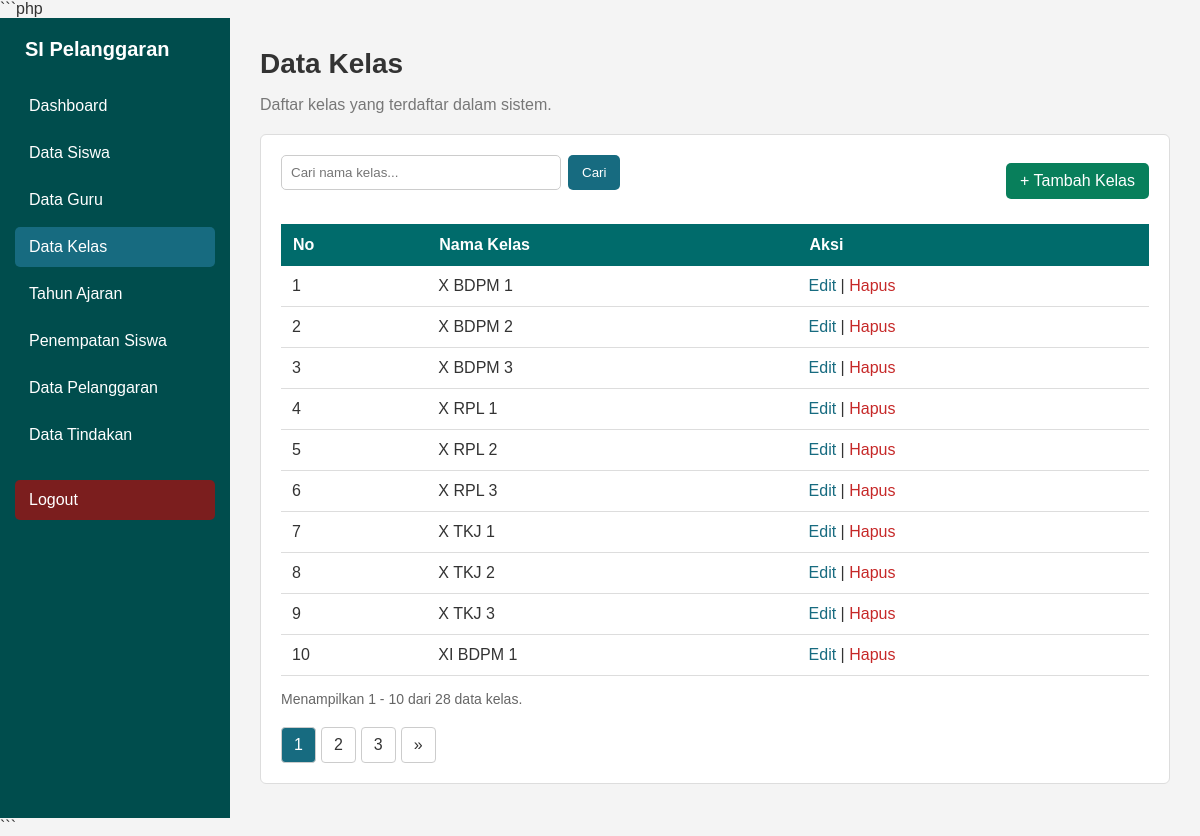
/kelas.php (signed in), run on the app's committed database.
### tables this page shows
CREATE TABLE `kelas` (
  `id` int(11) NOT NULL,
  `nama_kelas` varchar(50) NOT NULL,
  `jurusan` varchar(100) DEFAULT NULL,
  `tingkat` varchar(10) DEFAULT NULL,
  `status_aktif` tinyint(1) DEFAULT 1
);

### kelas.php (the view, shortened to what this page needs)
<?php
require_once "database.php";
$role = $_SESSION['role'] ?? '';
$search = trim($_GET['search'] ?? '');
$per_halaman = 10;
$halaman = isset($_GET['halaman'])
    ? (int) $_GET['halaman']
    : 1;
$mulai = ($halaman - 1) * $per_halaman;
if ($search != '') {
    $stmt = $koneksi->prepare(
        "SELECT COUNT(*) AS total
         FROM kelas
         WHERE nama_kelas LIKE ?"
    );
    $cari = "%$search%";
    $stmt->bind_param(
        "s",
        $cari
    );
    $stmt->execute();
    $hasil = $stmt->get_result()->fetch_assoc();
    $total_data = (int) $hasil['total'];
} else {
    $hasil = mysqli_query(
        $koneksi,
        "SELECT COUNT(*) AS total
         FROM kelas"
    );
    $data_total = mysqli_fetch_assoc($hasil);
    $total_data = (int) $data_total['total'];
}
$total_halaman = ceil(
    $total_data / $per_halaman
);
if ($search != '') {
    $stmt = $koneksi->prepare(
        "SELECT id, nama_kelas
         FROM kelas
         WHERE nama_kelas LIKE ?
         ORDER BY nama_kelas ASC
         LIMIT ?, ?"
    );
    $stmt->bind_param(
        "sii",
        $cari,
        $mulai,
        $per_halaman
    );
    $stmt->execute();
    $kelas = $stmt->get_result();
} else {
    $stmt = $koneksi->prepare(
        "SELECT id, nama_kelas
         FROM kelas
         ORDER BY nama_kelas ASC
         LIMIT ?, ?"
    );
    $stmt->bind_param(
        "ii",
        $mulai,
        $per_halaman
    );
    $stmt->execute();
    $kelas = $stmt->get_result();
}
?>
<!DOCTYPE html>
<html lang="id">
<head>
</head>
<body>
<div class="layout">
<div class="sidebar">
    <h2>
        SI Pelanggaran
    </h2>
    <a href="dashboard.php">
        Dashboard
    </a>
    <a href="siswa.php">
        Data Siswa
    </a>
    <a href="guru.php">
        Data Guru
    </a>
    <a href="kelas.php" class="active">
        Data Kelas
    </a>
    <a href="tahun_ajaran.php">
        Tahun Ajaran
    </a>
    <a href="penempatan_siswa.php">
        Penempatan Siswa
    </a>
    <a href="pelanggaran.php">
        Data Pelanggaran
    </a>
    <a href="tindakan.php">
        Data Tindakan
    </a>
    <a href="logout.php" class="logout">
        Logout
    </a>
</div>
<div class="content">
    <div class="judul">
        <h1>
            Data Kelas
        </h1>
        <p>
            Daftar kelas yang terdaftar dalam sistem.
        </p>
    </div>
    <div class="box">
        <div class="table-header">
            <form
                method="GET"
                class="search-form"
            >
                <input
                    type="text"
                    name="search"
                    placeholder="Cari nama kelas..."
                    value="<?= htmlspecialchars($search); ?>"
                >
                <button
                    type="submit"
                    class="btn"
                >
                    Cari
                </button>
            </form>
            <?php if ($role == 'admin') { ?>
                <a
                    href="tambah_kelas.php"
                    class="btn btn-tambah"
                >
                    + Tambah Kelas
                </a>
            <?php } ?>
        </div>
        <div class="table-wrapper">
            <table>
                <thead>
                    <tr>
                        <th>
                            No
                        </th>
                        <th>
                            Nama Kelas
                        </th>
                        <th>
                            Aksi
                        </th>
                    </tr>
                </thead>
                <tbody>
                <?php
                if ($kelas->num_rows > 0) {
                    $no = $mulai + 1;
                    while (
                        $k = $kelas->fetch_assoc()
                    ) {
                ?>
                    <tr>
                        <td>
                            <?= $no++; ?>
                        </td>
                        <td>
                            <?= htmlspecialchars(
                                $k['nama_kelas']
                            ); ?>
                        </td>
                        <td>
                            <?php if ($role == 'admin') { ?>
                                <a
                                    href="edit_kelas.php?id=<?= (int)$k['id']; ?>"
                                    class="edit"
                                >
                                    Edit
                                </a>
                                |
                                <a
                                    href="hapus_kelas.php?id=<?= (int)$k['id']; ?>"
                                    class="hapus"
                                    onclick="return confirm('Yakin ingin menghapus kelas ini?')"
                                >
                                    Hapus
                                </a>
                            <?php } else { ?>
                                -
                            <?php } ?>
                        </td>
                    </tr>
                <?php
                    }
                } ?>
                </tbody>
            </table>
        </div>
        <div class="info">
            Menampilkan
            <?= $total_data > 0
                ? $mulai + 1
                : 0;
            ?>
            -
            <?= min(
                $mulai + $per_halaman,
                $total_data
            ); ?>
            dari
            <?= $total_data; ?>
            data kelas.
        </div>
        <?php if ($total_halaman > 1) { ?>
            <div class="pagination">
                <?php for (
                    $i = 1;
                    $i <= $total_halaman;
                    $i++
                ) { ?>
                    <a
                        href="?halaman=<?= $i; ?>&search=<?= urlencode($search); ?>"
                        class="<?= $i == $halaman
                            ? 'active'
                            : ''; ?>"
                    >
                        <?= $i; ?>
                    </a>
                <?php } ?>
                <?php if (
                    $halaman < $total_halaman
                ) { ?>
                    <a
                        href="?halaman=<?= $halaman + 1; ?>&search=<?= urlencode($search); ?>"
                    >
                        &raquo;
                    </a>
                <?php } ?>
            </div>
        <?php } ?>
    </div>
</div>
</div>
</body>
</html>

### kelas.php (style rules this page uses)
* { box-sizing: border-box; }
body { margin: 0; font-family: Arial, sans-serif; background: #f4f4f4; color: #333; }
.layout { display: flex; min-height: 100vh; }
.sidebar { width: 230px; min-height: 100vh; background: #004d4d; padding: 20px 15px; flex-shrink: 0; }
.sidebar h2 { color: white; font-size: 20px; margin: 0 0 25px 10px; }
.sidebar a { display: block; color: white; text-decoration: none; padding: 11px 14px; margin-bottom: 7px; border-radius: 5px; }
.sidebar a:hover, .sidebar a.active { background: #176b80; }
.sidebar .logout { margin-top: 25px; background: #7b1e1e; }
.content { flex: 1; padding: 30px; }
.judul { margin-bottom: 20px; }
.judul h1 { margin: 0; font-size: 28px; }
.judul p { color: #777; }
.box { background: white; border: 1px solid #ddd; border-radius: 6px; padding: 20px; }
.table-header { display: flex; justify-content: space-between; align-items: center; gap: 10px; margin-bottom: 18px; }
.search-form { display: flex; gap: 7px; }
.search-form input { width: 280px; padding: 9px; border: 1px solid #ccc; border-radius: 5px; }
.btn { display: inline-block; padding: 9px 14px; background: #176b80; color: white; text-decoration: none; border: none; border-radius: 5px; cursor: pointer; }
.btn-tambah { background: #087f5b; }
.table-wrapper { overflow-x: auto; }
table { width: 100%; border-collapse: collapse; }
th { background: #006b6b; color: white; padding: 12px; text-align: left; }
td { padding: 11px; border-bottom: 1px solid #ddd; }
.edit { color: #176b80; text-decoration: none; }
.hapus { color: #c62828; text-decoration: none; }
.pagination { margin-top: 20px; display: flex; gap: 5px; flex-wrap: wrap; }
.pagination a { display: inline-block; padding: 8px 12px; border: 1px solid #ccc; background: white; color: #333; text-decoration: none; border-radius: 4px; }
.pagination a:hover, .pagination a.active { background: #176b80; color: white; }
.info { margin-top: 15px; color: #666; font-size: 14px; }

### data on the page
kelas: nama_kelas "X BDPM 1"
kelas: nama_kelas "X BDPM 2"
kelas: nama_kelas "X BDPM 3"
kelas: nama_kelas "X RPL 1"
kelas: nama_kelas "X RPL 2"
kelas: nama_kelas "X RPL 3"
kelas: nama_kelas "X TKJ 1"
kelas: nama_kelas "X TKJ 2"
kelas: nama_kelas "X TKJ 3"
kelas: nama_kelas "XI BDPM 1"

### other printed values
$mulai + 1 "1"
$total_data "28"
